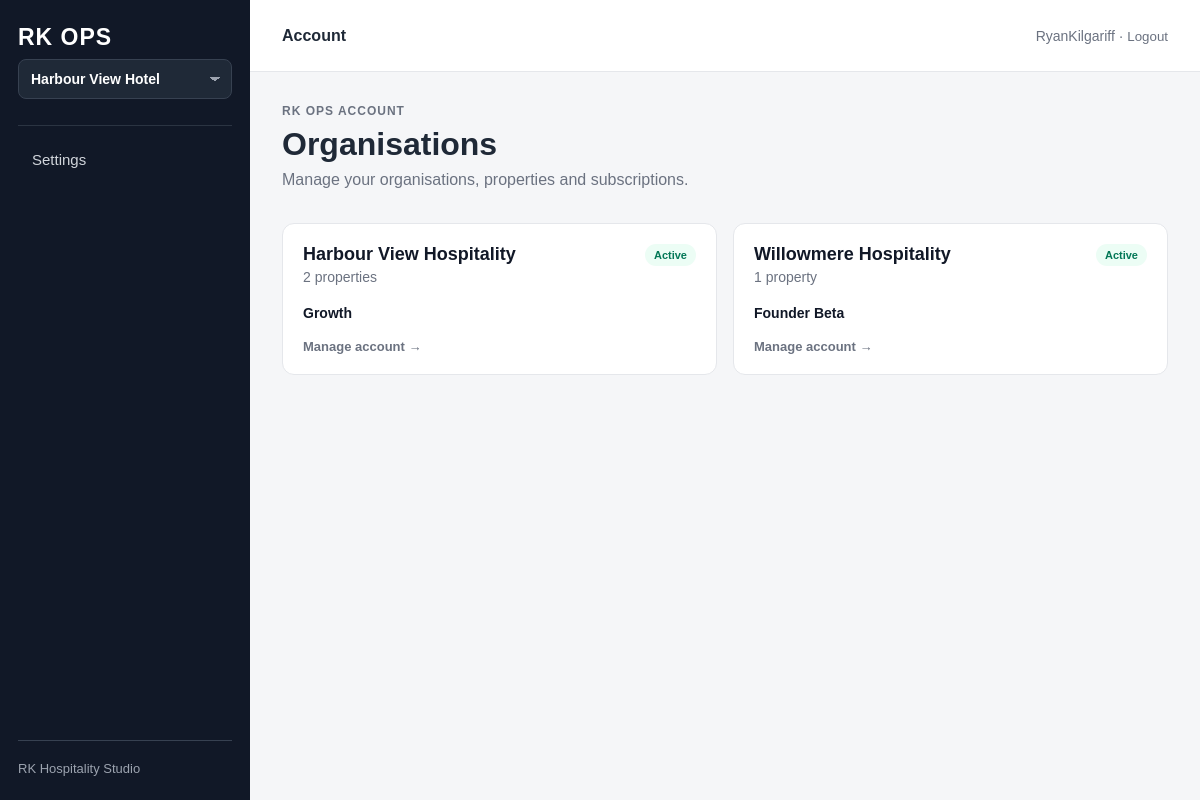
/account/ (signed in), run on an earlier commit of the app's database.
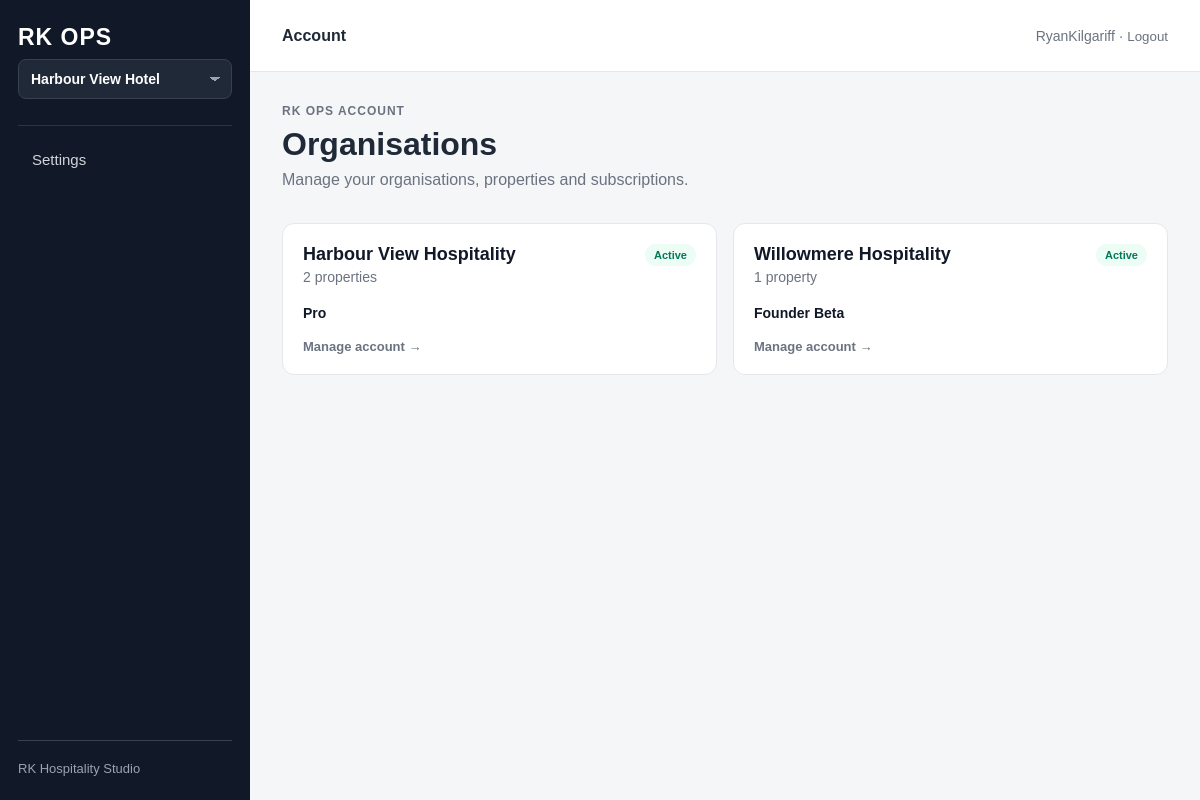
And on a later commit of the database.
### properties/models.py (models this page shows, shortened)
class Organisation(models.Model):
    name = models.CharField(
        max_length=200,
    )
    slug = models.SlugField(
        unique=True,
    )
    owner = models.ForeignKey(
        settings.AUTH_USER_MODEL,
        on_delete=models.PROTECT,
        related_name="owned_organisations",
    )
    is_active = models.BooleanField(
        default=True,
    )
    created_at = models.DateTimeField(
        auto_now_add=True,
    )
    updated_at = models.DateTimeField(
        auto_now=True,
    )
    class Meta:
        ordering = ["name"]

class OrganisationSubscription(models.Model):
    class Plan(models.TextChoices):
        FOUNDER_BETA = "founder_beta", "Founder Beta"
        STARTER = "starter", "Starter"
        GROWTH = "growth", "Growth"
        PRO = "pro", "Pro"
    class Status(models.TextChoices):
        TRIAL = "trial", "Trial"
        ACTIVE = "active", "Active"
        PAST_DUE = "past_due", "Past Due"
        CANCELLED = "cancelled", "Cancelled"
        SUSPENDED = "suspended", "Suspended"
    class BillingProvider(models.TextChoices):
        MANUAL = "manual", "Manual"
        STRIPE = "stripe", "Stripe"
        PAYPAL = "paypal", "PayPal"
    PLAN_CONFIG = {
        Plan.FOUNDER_BETA: {
            "public": False,
            "monthly_price": 29,
            "property_limit": 5,
            "member_limit": 25,
            "features": [
                "Core operations dashboard",
                "Tasks and issues",
                "Checklists",
                "Handover",
                "Team access",
                "Recurring tasks",
                "Escalations",
            ],
        },
        Plan.STARTER: {
            "public": True,
            "monthly_price": 39,
            "property_limit": 1,
            "member_limit": 8,
            "features": [
                "Core operations dashboard",
                "Tasks and issues",
                "Checklists",
                "Handover",
                "Team access",
            ],
        },
        Plan.GROWTH: {
            "public": True,
            "monthly_price": 69,
            "property_limit": 3,
            "member_limit": 20,
            "features": [
                "Everything in Starter",
                "Recurring tasks",
                "Operational analytics",
                "Escalations",
            ],
        },
        Plan.PRO: {
            "public": True,
            "monthly_price": 119,
            "property_limit": 10,
            "member_limit": 50,
            "features": [
                "Everything in Growth",
                "Multi-property operations",
                "Advanced workload visibility",
                "Priority support",
            ],
        },
    }
    billing_provider = models.CharField(
        max_length=20,
        choices=BillingProvider.choices,
        default=BillingProvider.MANUAL,
    )
    provider_customer_id = models.CharField(
        max_length=255,
        blank=True,
    )
    provider_subscription_id = models.CharField(
        max_length=255,
        blank=True,
    )
    provider_reference = models.CharField(
        max_length=255,
        blank=True,
    )
    billing_metadata = models.JSONField(
        default=dict,
        blank=True,
    )
    organisation = models.OneToOneField(
        Organisation,
        on_delete=models.CASCADE,
        related_name="subscription",
    )
    plan = models.CharField(
        max_length=30,
        choices=Plan.choices,
        default=Plan.FOUNDER_BETA,
    )
    status = models.CharField(
        max_length=20,
        choices=Status.choices,
        default=Status.ACTIVE,
    )
    property_limit = models.PositiveIntegerField(
        default=1,
    )
    member_limit = models.PositiveIntegerField(
        default=10,
    )
    trial_ends_at = models.DateTimeField(
        null=True,
        blank=True,
    )
    current_period_ends_at = models.DateTimeField(
        null=True,
        blank=True,
    )
    cancelled_at = models.DateTimeField(
        null=True,
        blank=True,
    )
    created_at = models.DateTimeField(
        auto_now_add=True,
    )
    updated_at = models.DateTimeField(
        auto_now=True,
    )

### operations/views.py (the view, shortened to what this page needs)
@login_required
def account_home(request):
    if request.user.is_superuser:
        organisations = (
            Organisation.objects
            .filter(is_active=True)
            .select_related("subscription")
            .order_by("name")
        )
    return render(
        request,
        "operations/account_home.html",
        {
            "organisations": organisations,
            "active_page": "account",
        },
    )

### operations/templates/operations/account_home.html (shortened to what this page needs)
{% extends "operations/base.html" %}
{% block topbar_title %}
Account
{% endblock %}
{% block content %}
<p class="page-eyebrow">
    RK Ops Account
</p>
<h1 class="page-title">
    Organisations
</h1>
<p class="page-subtitle">
    Manage your organisations, properties and subscriptions.
</p>
<section class="section">
    <div class="organisation-grid">
        {% for organisation in organisations %}
            <a
                href="{% url 'operations:organisation_account' organisation.slug %}"
                class="organisation-card"
            >
                <div class="organisation-card-header">
                    <div>
                        <h2 class="organisation-name">
                            {{ organisation.name }}
                        </h2>
                        <div class="task-meta">
                            {{ organisation.properties.count }}
                            propert{{ organisation.properties.count|pluralize:"y,ies" }}
                        </div>
                    </div>
                    {% if organisation.subscription %}
                        <span
                            class="
                                organisation-status
                                organisation-status-{{ organisation.subscription.status }}
                            "
                        >
                            {{ organisation.subscription.get_status_display }}
                        </span>
                    {% endif %}
                </div>
                {% if organisation.subscription %}
                    <div class="organisation-plan">
                        {{ organisation.subscription.get_plan_display }}
                    </div>
                {% else %}
                    <div class="organisation-plan">
                        Subscription not configured
                    </div>
                {% endif %}
                <div class="organisation-open">
                    Manage account →
                </div>
            </a>
        {% empty %}
            <div class="empty-state">
                You do not currently have access to any organisations.
            </div>
        {% endfor %}
    </div>
</section>
{% endblock %}

What changed in the data, as far as the page shows it:
changed through a linked row, Organisation "Harbour View Hospitality": subscription.plan "Growth" → "Pro"
